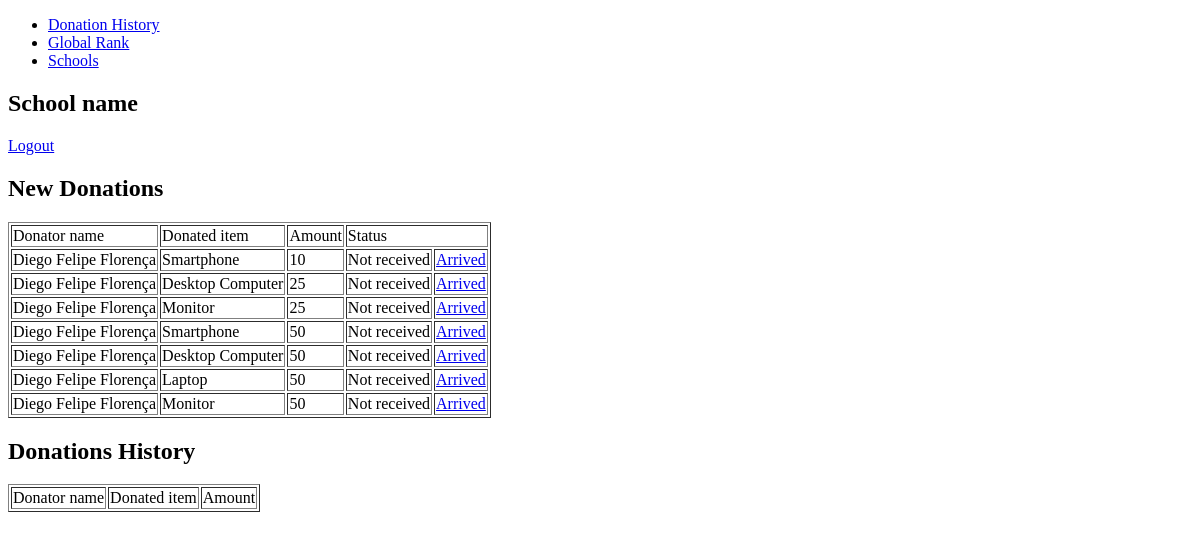
Before: /school_page (signed in) with the older database file.
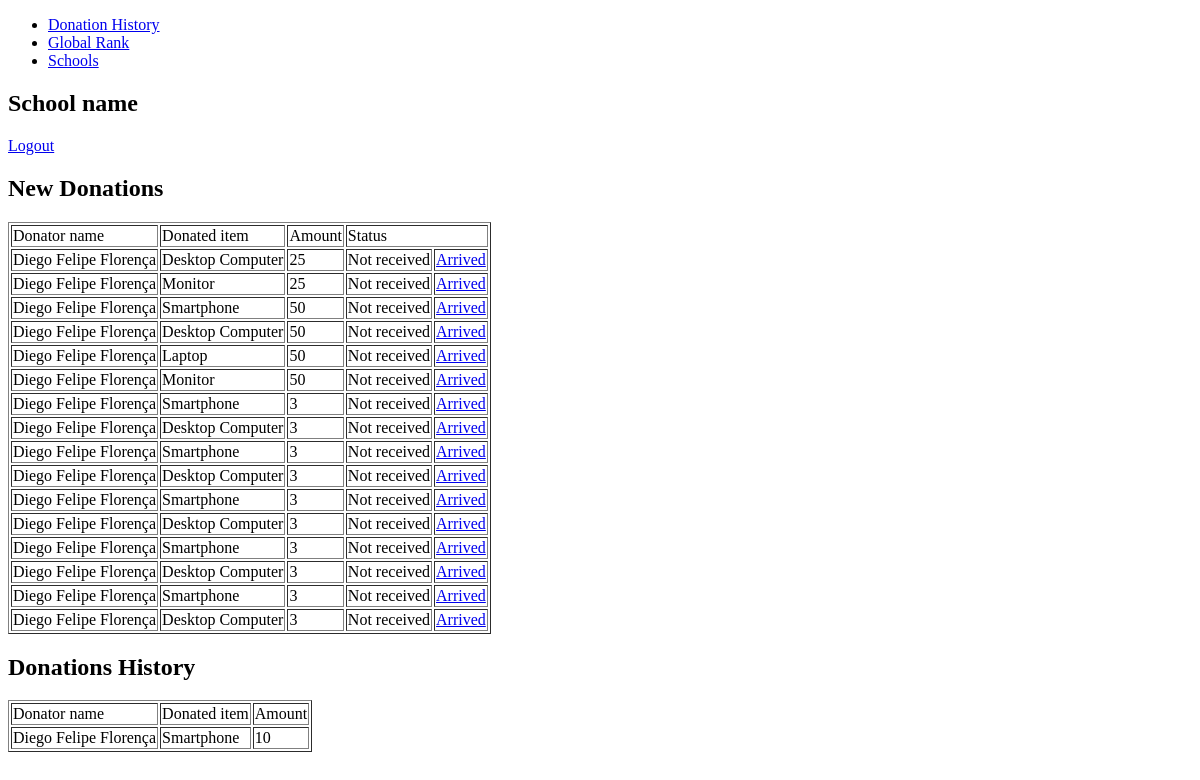
After: the same page with the newer database file.
### tables this page shows
CREATE TABLE "donations" (
	"id"	INTEGER,
	"user_id"	VARCHAR(255),
	"school_id"	VARCHAR(255),
	"item_id"	VARCHAR(255),
	"amount"	VARCHAR(255),
	"received"	INTEGER,
	PRIMARY KEY("id")
);

CREATE TABLE 'users' ( 'id' INTEGER PRIMARY KEY, 'name' VARCHAR(255), 'email' VARCHAR(255), 'password' VARCHAR(255), 'photo' VARCHAR(255) );

CREATE TABLE 'items' ( 'id' INTEGER PRIMARY KEY, 'name' VARCHAR(255), 'description' VARCHAR(255), 'icon' VARCHAR(255), 'scores' INTEGER );

### app.py (the view)
@app.route('/school_page')
def schoolPage():
    if 'userId' in session:
        schoolId = session['userId']
        con = sql.connect(DATABASE)
        con.row_factory = sql.Row
        cursor = con.cursor()
        itemId = request.args.get('id')
        if itemId:
            cursor.execute(
                'UPDATE `donations` SET `received` = 1 WHERE id = ?', [itemId])
            con.commit()
        cursor.execute(
            'SELECT donations.id, donations.amount, donations.received, users.name AS user, items.name AS item, items.scores FROM `donations` INNER JOIN `schools` ON schools.id = donations.school_id INNER JOIN `items` ON items.id = donations.item_id INNER JOIN `users` ON users.id = donations.user_id WHERE donations.school_id=?', [schoolId])
        donations = cursor.fetchall()
        return render_template('school_page.html', donations=donations)
    else:
        return redirect('/login')

### templates/school_page.html
{% extends "layout.html" %} {% block headerLinks %}
<li><a href="/user_page">Donation History</a></li>
<li><a href="/rank">Global Rank</a></li>
<li><a href="/schools">Schools</a></li>
{% endblock %} {% block content %}
<h2>School name</h2>
<a href="/logout">Logout</a>
<h2>New Donations</h2>
<table border="1">
  <thead>
    <td>Donator name</td>
    <td>Donated item</td>
    <td>Amount</td>
    <td colspan="2">Status</td>
  </thead>
  {% for donation in donations %} {% if donation['received'] == 0 %}
  <tr>
    <td>{{ donation['user'] }}</td>
    <td>{{ donation['item'] }}</td>
    <td>{{ donation['amount'] }}</td>
    <td>Not received</td>
    <td><a href="/school_page?id={{ donation['id'] }}">Arrived</a></td>
  </tr>
  {% endif %} {% endfor %}
</table>
<h2>Donations History</h2>
<table border="1">
  <thead>
    <td>Donator name</td>
    <td>Donated item</td>
    <td>Amount</td>
  </thead>
  {% for donation in donations %} {% if donation['received'] == 1 %}
  <tr>
    <td>{{ donation['user'] }}</td>
    <td>{{ donation['item'] }}</td>
    <td>{{ donation['amount'] }}</td>
  </tr>
  {% endif %} {% endfor %}
</table>
{% endblock%}

Changed rows visible on the page:
added donations: user "Diego Felipe Florença", item "Smartphone", amount "3", shown under "New Donations"
added donations: user "Diego Felipe Florença", item "Desktop Computer", amount "3", shown under "New Donations"
added donations: user "Diego Felipe Florença", item "Smartphone", amount "3", shown under "New Donations"
added donations: user "Diego Felipe Florença", item "Desktop Computer", amount "3", shown under "New Donations"
added donations: user "Diego Felipe Florença", item "Smartphone", amount "3", shown under "New Donations"
added donations: user "Diego Felipe Florença", item "Desktop Computer", amount "3", shown under "New Donations"
added donations: user "Diego Felipe Florença", item "Smartphone", amount "3", shown under "New Donations"
added donations: user "Diego Felipe Florença", item "Desktop Computer", amount "3", shown under "New Donations"
added donations: user "Diego Felipe Florença", item "Smartphone", amount "3", shown under "New Donations"
added donations: user "Diego Felipe Florença", item "Desktop Computer", amount "3", shown under "New Donations"
changed donations (number 17 of 17 on the later page): moves from the list under "New Donations" to the list under "Donations History"
